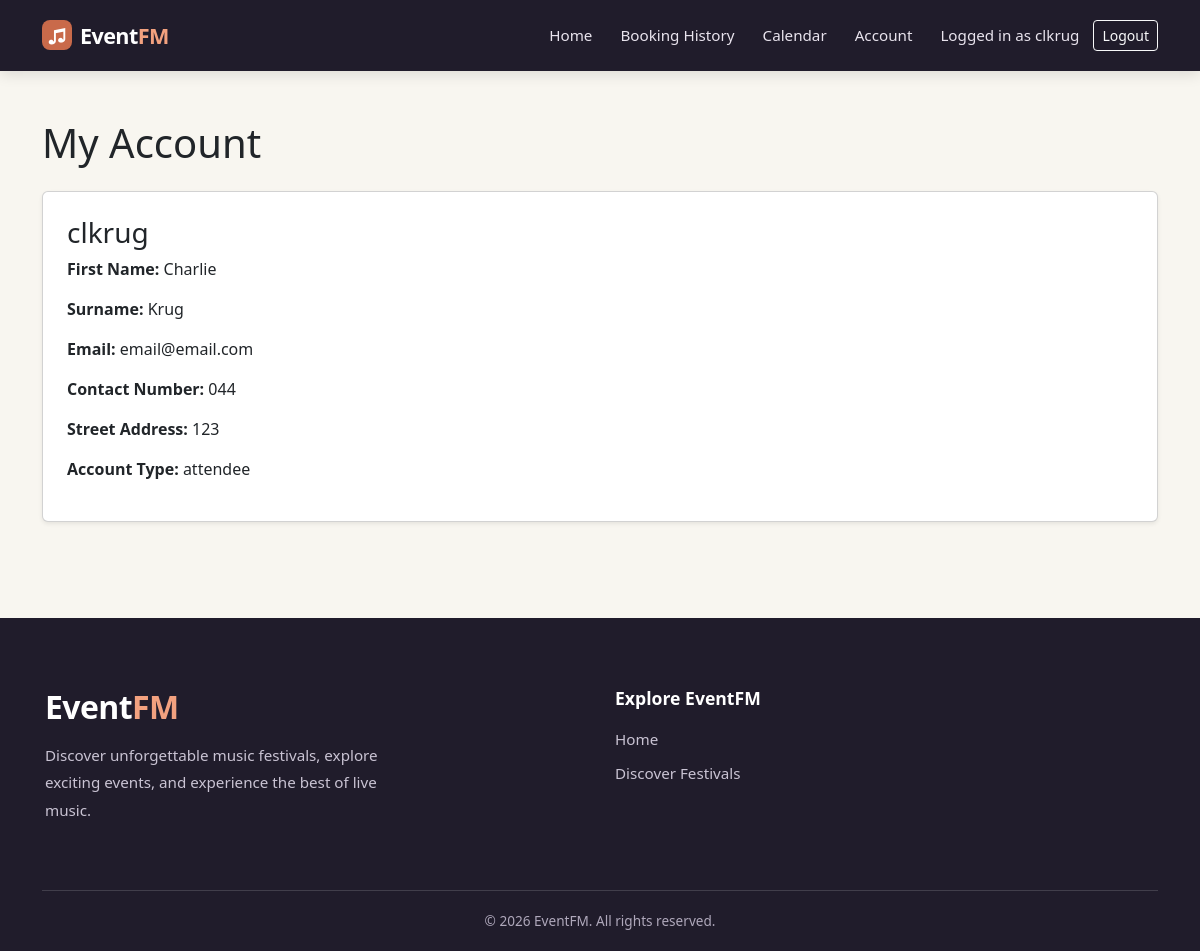
Screenshot of /profile (signed in) with the database file from the repository.
### website/models.py (models this page shows, shortened)
class User(db.Model, UserMixin):
    __tablename__ = 'users'
    id = db.Column(db.Integer, primary_key=True)
    name = db.Column(db.String(100), unique=True, nullable=False)
    first_name = db.Column(db.String(100), nullable=False)
    surname = db.Column(db.String(100), nullable=False)
    emailid = db.Column(db.String(100), unique=True, nullable=False)
    password_hash = db.Column(db.String(200), nullable=False)
    contact_number = db.Column(db.String(20), nullable=False)
    street_address = db.Column(db.String(200), nullable=False)
    user_type = db.Column(db.String(50), nullable=False)
    events = db.relationship('Event', backref='owner', lazy=True)
    comments = db.relationship('Comment', backref='author', lazy=True)
    orders = db.relationship('Order', backref='user', lazy=True)

### website/views.py (the view)
@main_bp.route('/profile')
@login_required
def profile():
    return render_template('profile.html')

### website/templates/profile.html
{% extends "base.html" %}
{% block content %}
<div class="container py-5">
    <h1 class="mb-4">My Account</h1>
    <div class="card shadow-sm">
        <div class="card-body p-4">
            <h3>{{ current_user.name }}</h3>
            <p><strong>First Name:</strong> {{ current_user.first_name }}</p>
            <p><strong>Surname:</strong> {{ current_user.surname }}</p>
            <p><strong>Email:</strong> {{ current_user.emailid }}</p>
            <p><strong>Contact Number:</strong> {{ current_user.contact_number }}</p>
            <p><strong>Street Address:</strong> {{ current_user.street_address }}</p>
            <p><strong>Account Type:</strong> {{ current_user.user_type }}</p>
        </div>
    </div>
</div>
{% endblock %}

### website/templates/base.html (shortened to what this page needs)
<html>
<head>
    <link href="https://cdn.jsdelivr.net/npm/bootstrap@5.3.2/dist/css/bootstrap.min.css" rel="stylesheet">
    <link href="https://cdn.jsdelivr.net/npm/bootstrap-icons@1.11.3/font/bootstrap-icons.min.css" rel="stylesheet">
    <link href="{{ url_for('static', filename='styles/style.css') }}" rel="stylesheet">
</head>
<body>
    <header>
        <nav class="navbar navbar-expand-md festival-navbar navbar-dark">
            <div class="container">
                <a class="navbar-brand eventfm-brand" href="{{ url_for('main.index') }}">
                    <span class="eventfm-logo-icon">♫</span>
                    <span>Event<span class="eventfm-brand-accent">FM</span></span>
                </a>
                <div class="collapse navbar-collapse" id="mainNavbar">
                    <div class="navbar-nav ms-auto align-items-md-center">
                        <a class="nav-link" href="{{ url_for('main.index') }}">Home</a>
                        <a class="nav-link" href="{{ url_for('main.booking_history') }}">Booking History</a>
                        <a class="nav-link" href="{{ url_for('main.festival_calendar') }}">Calendar</a>
                        {% if current_user.is_authenticated %}
                            <a class="nav-link" href="{{ url_for('main.profile') }}">Account</a>
                        {% endif %}
                        {% if current_user.is_authenticated %}
                            <span class="nav-link nav-user-name">Logged in as {{ current_user.name }}</span>
                            <a class="btn btn-outline-light btn-sm" href="{{ url_for('auth.logout') }}">Logout</a>
                        {% else %}
                            <a class="btn btn-light btn-sm ms-md-3 me-md-2" href="{{ url_for('auth.register') }}">Sign Up</a>
                            <a class="btn btn-outline-light btn-sm" href="{{ url_for('auth.login') }}">Log In</a>
                        {% endif %}
                    </div>
                </div>
            </div>
        </nav>
    </header>
    <main class="site-main">
    {% block content %}
    {% endblock %}
    </main>
    <footer class="site-footer eventfm-footer">
    <div class="container">
        <div class="row gy-4 align-items-start">
            <div class="col-md-6">
                <h3 class="eventfm-footer-brand">
                    Event<span>FM</span>
                </h3>
                <p class="eventfm-footer-description">
                    Discover unforgettable music festivals,
                    explore exciting events, and experience
                    the best of live music.
                </p>
            </div>
            <div class="col-md-6">
                <h5 class="eventfm-footer-heading">Explore EventFM</h5>
                <div class="eventfm-footer-links">
                    <a href="{{ url_for('main.index') }}">Home</a>
                    <a href="{{ url_for('main.index') }}">Discover Festivals</a>
                </div>
            </div>
        </div>
        <div class="eventfm-footer-bottom">
            <p>&copy; 2026 EventFM. All rights reserved.</p>
        </div>
    </div>
    </footer>
</body>
</html>

### website/static/styles/style.css (style rules this page uses)
body { background-color: #F8F6F0; min-height: 100vh; display: flex; flex-direction: column; }
.site-main { flex: 1 0 auto; padding-bottom: 3rem; }
.container { padding-top: 30px; }
.col-md-6 { padding: 20px; border: 1px solid #cccccc; }
.site-footer { width: 100vw; position: relative; left: 50%; margin-left: -50vw; }
.festival-navbar { background-color: #C96A4A; }
header { position: sticky; top: 0; z-index: 1030; }
.festival-navbar { background-color: #201C2B; padding: 18px 0; box-shadow: 0 3px 14px rgba(0, 0, 0, 0.12); }
.festival-navbar .container { align-items: center; padding-top: 0; padding-bottom: 0; }
.festival-navbar .navbar-nav { align-items: center; }
.festival-navbar .eventfm-brand { display: inline-flex; align-items: center; gap: 8px; padding: 0; font-size: 1.35rem; font-weight: 600; line-height: 1; letter-spacing: -0.6px; color: #ffffff; text-decoration: none; }
.eventfm-logo-icon { display: inline-flex; align-items: center; justify-content: center; width: 30px; height: 30px; border-radius: 8px; background-color: #C96A4A; color: #ffffff; font-size: 1.2rem; line-height: 1; }
.eventfm-brand-accent { color: #F2A17F; }
.festival-navbar .nav-link { color: #E8E3ED; font-weight: 500; font-size: 0.95rem; padding: 6px 14px !important; border-radius: 8px; transition: background-color 0.2s ease, color 0.2s ease; }
.eventfm-footer { background-color: #201C2B; color: #ffffff; padding: 55px 0 20px; }
.eventfm-footer .container { padding-top: 0; }
.eventfm-footer .col-md-6 { border: none; padding: 15px; }
.eventfm-footer-brand { font-size: 2rem; font-weight: 600; letter-spacing: -0.6px; margin-bottom: 15px; }
.eventfm-footer-brand span { color: #F2A17F; }
.eventfm-footer-description { color: #C9C3D3; font-size: 0.95rem; font-weight: 500; line-height: 1.8; max-width: 380px; }
.eventfm-footer-heading { font-size: 1.1rem; font-weight: 600; margin-bottom: 18px; }
.eventfm-footer-links { display: flex; flex-direction: column; gap: 12px; }
.eventfm-footer-links a { color: #C9C3D3; text-decoration: none; font-size: 0.95rem; font-weight: 500; }
.eventfm-footer-bottom { border-top: 1px solid rgba(255, 255, 255, 0.15); margin-top: 35px; padding-top: 20px; text-align: center; }
.eventfm-footer-bottom p { color: #AFA8BB; font-size: 0.85rem; font-weight: 500; margin-bottom: 0; }

### rows the page displays
User: name "clkrug", first_name "Charlie", surname "Krug", emailid "email@email.com", contact_number "044", street_address "123", user_type "attendee"
